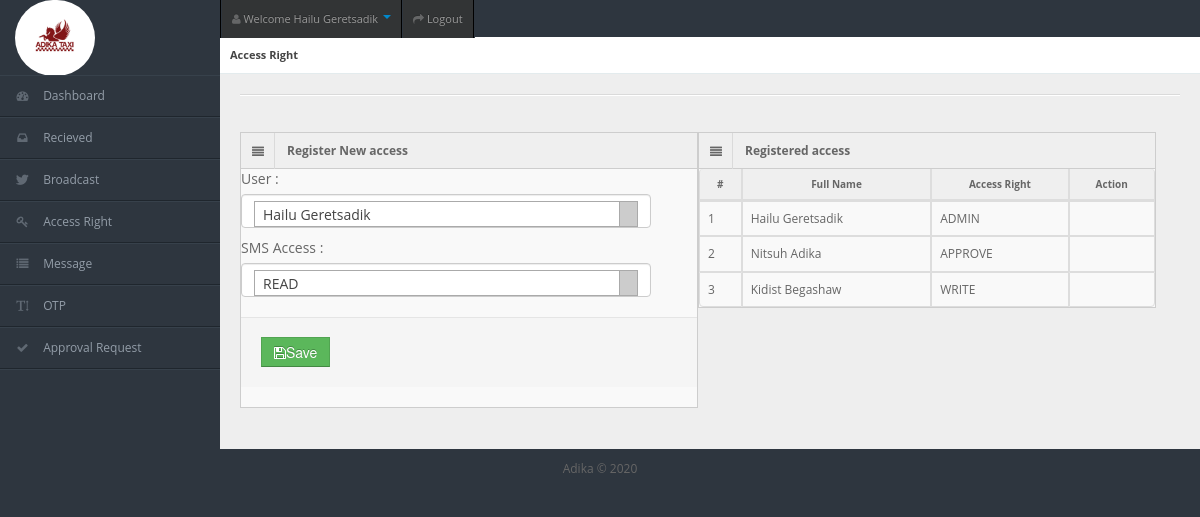
The app's page /access_right.php (signed in) with its own data.
### tables this page shows
CREATE TABLE `access_right` (
  `id` int(11) NOT NULL,
  `user_id` int(11) NOT NULL,
  `prevelage_id` int(11) NOT NULL
);

CREATE TABLE `smsadminuser` (
  `id` int(11) NOT NULL,
  `full_name` varchar(255) NOT NULL,
  `phone` varchar(255) NOT NULL,
  `email` varchar(255) NOT NULL,
  `password` text NOT NULL
);

CREATE TABLE `prevelage` (
  `id` int(11) NOT NULL,
  `access_right` varchar(255) NOT NULL
);

### DBConfigration.php (called while the page is built, shortened)
<?php
class DBConfigration
{
	private $host = 'localhost';
	private $username = 'root';
	private $password = '';
	private $database = 'sms';
	protected $connection;
	public function __construct()
	{
		if (!isset($this->connection)) {
			$this->connection = new mysqli($this->host, $this->username, $this->password, $this->database);
		}
		return $this->connection;
	}
}
?>

### follow.php (called while the page is built, shortened)
<?php
require_once 'DBConfigration.php';
class Follow extends DBConfigration
{
	public function getData($query)
	{
		$result = $this->connection->query($query);
		$rows = array();
		while ($row = $result->fetch_assoc()) {
			$rows[] = $row;
		}
		return $rows;
	}
} ?>

### access_right.php (the view, shortened to what this page needs)
<?php
include 'header.html';
?>
<div id="content">
    <div id="content-header">
      <div id="breadcrumb">
      <a href="access_right.php" class="current">Access Right</a> </div>
    </div>
    <div class="container-fluid">
      <hr>
      <?php
                    require_once 'follow.php';
                    $csm = new Follow();
                    $access= new Follow();
                    $resultdr = $access->getData("SELECT * FROM access_right ;");
                            ?>
 <div class="row-fluid">
<div class="span6">
        <div class="widget-box">
          <div class="widget-title"> <span class="icon"> <i class="icon-align-justify"></i> </span>
            <h5>Register New access</h5>
          </div>
          <div class="widget-content nopadding">
            <form action="save_access.php" method="POST" name="save" class="form" onsubmit="return validateAddress();" class="form-horizontal">
            <div class="control-group">
                <label class="control-label">User :</label>
                <div class="controls">
                </div>
              </div>
            <div class="control-group">
                <label class="control-label">SMS Access :</label>
                <div class="controls">
                </div>
              </div>
              <div class="form-actions">
                <button type="submit" class="btn btn-success" name="save"><i class="icon icon-save"></i>Save</button>
              </div>
            </form>
          </div>
        </div>
        </div>
        <div class="row-fluid">
        <div class="span6">
          <div class="widget-box">
        <div class="widget-title"> <span class="icon"> <i class="icon-align-justify"></i> </span>
          <h5>Registered access</h5>
        </div>
        <div class="widget-content nopadding">
        <table class="table table-bordered data-table">
              <thead>
                <tr>
                  <th>#</th>
                  <th>Full Name</th>
                  <th>Access Right</th>
                  <th>Action</th>
                </tr>
              </thead>
               <tbody>
               <?php
                $counter = 1;
                $result = $csm->getData("SELECT * FROM access_right;");
                foreach ($result as $res) {
                   $ur=$res['user_id'];
                    $ac=$res['prevelage_id'];
                    $usr = $csm->getData("SELECT * FROM smsadminuser where id =$ur;");
                    $accr = $csm->getData("SELECT * FROM prevelage where id = $ac;");
                    echo " <tr>
                          <td>" . $counter . "</td>
                          <td>" . $usr[0] ['full_name']. "</td>
                          <td>" . $accr [0]['access_right']. "</td>
                        <td >
                        <div class=\"pull-right a\"> <a class=\"tip-bottom\" href='edit_access.php?id=" . $res['id'] . "' title=\"Edit\"><i class=\"icon-pencil btn btn-primary\"></i></a>
                         <a class=\"tip-bottom\"  onClick=\"return confirm('Are you sure to delete this csm?')\" href='delete_access.php?id=" . $res['id'] . "' title=\"Delete\"><i class=\"icon-remove-sign btn btn-danger\"></i></a> </div>
                         </td>
                        </tr>";
                    $counter++;
                }
                ?> </tbody>
                </table>
         </div>
          </div>
          </div>
          </div>
          </div>
        </div>
      </div>

### css/matrix-style.css (style rules this page uses)
* { outline:none !important; -moz-outline: none !important; }
html, body { height:100% }
body { overflow-x: hidden; margin-top: -10px; font-family: 'Open Sans', sans-serif; font-size:12px; color:#666; }
a { color:#666; }
select, textarea, input[type="text"], input[type="password"], input[type="datetime"], input[type="datetime-local"], input[type="date"], input[type="month"], input[type="time"], input[type="week"], input[type="number"], input[type="email"], input[type="url"], input[type="search"], input[type="tel"], input[type="color"], .uneditable-input, .label, .dropdown-menu, .btn, .well, .progress, .table-bordered, .btn-group > .btn:first-child, .btn-group > .btn:last-child, .btn-group > .btn:last-child, .btn-group > .dropdown-toggle, .alert { border-radius:0px; }
.btn, textarea, input[type="text"], input[type="password"], input[type="datetime"], input[type="datetime-local"], input[type="date"], input[type="month"], input[type="time"], input[type="week"], input[type="number"], input[type="email"], input[type="url"], input[type="search"], input[type="tel"], input[type="color"], .uneditable-input { box-shadow:none; }
.progress, .progress-success .bar, .progress .bar-success, .progress-warning .bar, .progress .bar-warning, .progress-danger .bar, .progress .bar-danger, .progress-info .bar, .progress .bar-info, .btn, .btn-primary { background-image:none; }
#footer { padding:10px; text-align:center; }
hr { border-top-color:#dadada; }
#user-nav { position: absolute; left: 220px; top:0px; z-index: 20; margin: 0; }
#user-nav > ul { margin: 0; padding: 0; list-style: none; border-right: 1px solid #2e363f;border-left: 1px solid #000; }
#user-nav > ul > li { float: left; list-style-type: none; margin: 0; position: relative; padding: 0; border-left: 1px solid #2e363f; border-right: 1px solid #000; }
#user-nav > ul > li > a { padding:9px 10px; display: block; font-size: 11px; }
#user-nav > ul > li > a > i, #sidebar li a i { opacity: .5; margin-top: 2px; }
#sidebar { display: block; float: left; position: relative; width: 220px; z-index: 16; }
#sidebar > ul { list-style: none; margin: 0px 0 0; padding: 0; position: absolute; width: 220px; }
#sidebar > ul > li { display: block; position: relative; }
#sidebar > ul > li > a { padding: 10px 0 10px 15px; display: block; color: #939da8; }
#sidebar > ul > li > a > i { margin-right: 10px; }
#content { background: none repeat scroll 0 0 #eeeeee; margin-left: 220px; margin-right: 0; padding-bottom: 25px; position: relative; min-height:100%; width: auto; }
#content-header { position: abslute; width: 100%; margin-top: -38px; z-index: 20; }
#breadcrumb { background-color: #fff; border-bottom: 1px solid #e3ebed; }
#breadcrumb a { padding: 8px 20px 8px 10px; display: inline-block; background-image: url('../img/breadcrumb.png'); background-position: center right; background-repeat: no-repeat; font-size: 11px; color: #666666; }
#breadcrumb a:last-child { background-image:none; }
#breadcrumb a.current { font-weight: bold; color: #444444; }
.stat-boxes .peity_bar_good, .stat-boxes .peity_line_good, { color: #459D1C; }
.widget-box { background: none repeat scroll 0 0 #F9F9F9; border-left: 1px solid #CDCDCD; border-top: 1px solid #CDCDCD; border-right: 1px solid #CDCDCD; clear: both; margin-top: 16px; margin-bottom: 16px; position: relative; }
.widget-title, .modal-header, .table th, div.dataTables_wrapper .ui-widget-header { background:#efefef; border-bottom: 1px solid #CDCDCD; height: 36px; }
.widget-title span.icon { padding: 9px 10px 7px 11px; float: left; border-right:1px solid #dadada; }
.widget-title h5 { color: #666; float: left; font-size: 12px; font-weight: bold; padding: 12px; line-height: 12px; margin: 0; }
.widget-content { padding:15px; border-bottom: 1px solid #cdcdcd; }
.table th { height: auto; font-size: 10px; padding: 5px 10px 2px; border-bottom: 0; text-align: center; color: #666666; }
.nopadding { padding: 0 !important; }
.nopadding .table { margin-bottom: 0; }
.nopadding .table-bordered { border: 0; }
form { margin-bottom: 0; }

### css/matrix-media.css (style rules this page uses)
body { background:#2E363F; }
#sidebar > ul { border-bottom: 1px solid #37414b }
#sidebar > ul > li { border-top: 1px solid #37414b; border-bottom: 1px solid #1f262d; }

### records on screen
access_right: user.full_name "Hailu Geretsadik", prevelage.access_right "ADMIN"
access_right: user.full_name "Nitsuh Adika", prevelage.access_right "APPROVE"
access_right: user.full_name "Kidist Begashaw", prevelage.access_right "WRITE"
